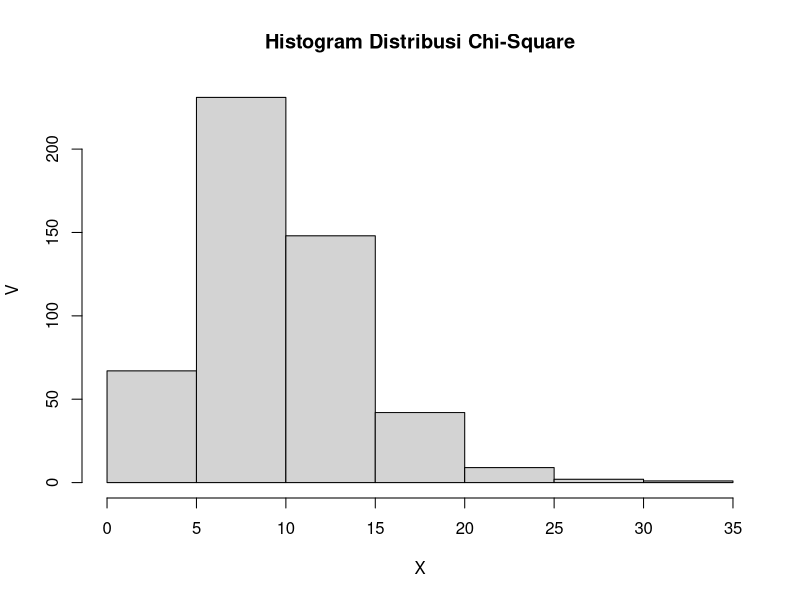

Reproduce this figure in R.
# Nama   : Dewangga Dika Darmawan
# NRP    : 5025211109
# Kelas  : Probabilitas dan Statistika (C)

# Nomor 3
# x = 3
# v = 10

# Poin 3A
ans <- dchisq(x=3, df=10)
ans

# Poin 3B
n <- 500
v <- 10
hist(rchisq(n, v), main='Histogram Distribusi Chi-Square', ylab='V', xlab ='X')

# Poin 3C
rataan <- v <- 10
rataan
varian <- 2 * v
varian